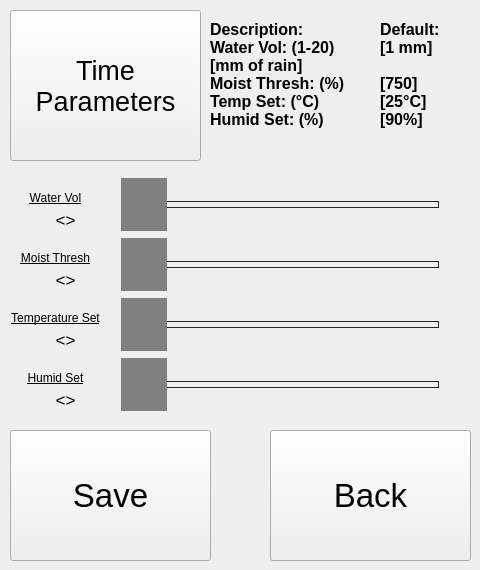
   <widget class="QWidget" name="irrigation_page">
    <widget class="QPushButton" name="irrigation_back_btn">
     <property name="geometry">
      <rect>
       <x>270</x>
       <y>430</y>
       <width>201</width>
       <height>131</height>
      </rect>
     </property>
     <property name="font">
      <font>
       <family>Segoe UI</family>
       <pointsize>25</pointsize>
       <bold>false</bold>
      </font>
     </property>
     <property name="text">
      <string>Back</string>
     </property>
    </widget>
    <widget class="QPushButton" name="wateringtime_page_btn">
     <property name="geometry">
      <rect>
       <x>10</x>
       <y>10</y>
       <width>191</width>
       <height>151</height>
      </rect>
     </property>
     <property name="font">
      <font>
       <family>Segoe UI</family>
       <pointsize>20</pointsize>
       <bold>false</bold>
      </font>
     </property>
     <property name="text">
      <string>Time
Parameters</string>
     </property>
    </widget>
    <widget class="QPushButton" name="irrigation_save_btn">
     <property name="geometry">
      <rect>
       <x>10</x>
       <y>430</y>
       <width>201</width>
       <height>131</height>
      </rect>
     </property>
     <property name="font">
      <font>
       <family>Segoe UI</family>
       <pointsize>25</pointsize>
       <bold>false</bold>
      </font>
     </property>
     <property name="text">
      <string>Save</string>
     </property>
    </widget>
    <widget class="QSlider" name="watervol_slider">
     <property name="geometry">
      <rect>
       <x>120</x>
       <y>170</y>
       <width>331</width>
       <height>68</height>
      </rect>
     </property>
     <property name="sizePolicy">
      <sizepolicy hsizetype="Expanding" vsizetype="Fixed">
       <horstretch>0</horstretch>
       <verstretch>0</verstretch>
      </sizepolicy>
     </property>
     <property name="styleSheet">
      <string notr="true">.QSlider {
    min-height: 68px;
    max-height: 68px;
}

.QSlider::groove:horizontal {
    border: 1px solid #262626;
    height: 5px;
    margin: 0 12px;
}

.QSlider::handle:horizontal {
    background: Grey;
    width: 46px;
    height: 100px;
	margin: -24px -12px
}</string>
     </property>
     <property name="minimum">
      <number>1</number>
     </property>
     <property name="maximum">
      <number>20</number>
     </property>
     <property name="orientation">
      <enum>Qt::Orientation::Horizontal</enum>
     </property>
     <property name="invertedAppearance">
      <bool>false</bool>
     </property>
    </widget>
    <widget class="QLabel" name="watervol_label">
     <property name="geometry">
      <rect>
       <x>20</x>
       <y>190</y>
       <width>71</width>
       <height>16</height>
      </rect>
     </property>
     <property name="font">
      <font>
       <family>Segoe UI</family>
       <bold>false</bold>
       <underline>true</underline>
      </font>
     </property>
     <property name="text">
      <string>Water Vol</string>
     </property>
     <property name="alignment">
      <set>Qt::AlignmentFlag::AlignCenter</set>
     </property>
    </widget>
    <widget class="QLabel" name="moistthresh_label">
     <property name="geometry">
      <rect>
       <x>20</x>
       <y>250</y>
       <width>71</width>
       <height>16</height>
      </rect>
     </property>
     <property name="font">
      <font>
       <family>Segoe UI</family>
       <bold>false</bold>
       <underline>true</underline>
      </font>
     </property>
     <property name="text">
      <string>Moist Thresh</string>
     </property>
     <property name="alignment">
      <set>Qt::AlignmentFlag::AlignCenter</set>
     </property>
    </widget>
    <widget class="QSlider" name="moistthresh_slider">
     <property name="geometry">
      <rect>
       <x>120</x>
       <y>230</y>
       <width>331</width>
       <height>68</height>
      </rect>
     </property>
     <property name="styleSheet">
      <string notr="true">.QSlider {
    min-height: 68px;
    max-height: 68px;
}

.QSlider::groove:horizontal {
    border: 1px solid #262626;
    height: 5px;
    margin: 0 12px;
}

.QSlider::handle:horizontal {
    background: Grey;
    width: 46px;
    height: 100px;
	margin: -24px -12px
}</string>
     </property>
     <property name="minimum">
      <number>300</number>
     </property>
     <property name="maximum">
      <number>1000</number>
     </property>
     <property name="orientation">
      <enum>Qt::Orientation::Horizontal</enum>
     </property>
    </widget>
    <widget class="QSlider" name="tempset_slider">
     <property name="geometry">
      <rect>
       <x>120</x>
       <y>290</y>
       <width>331</width>
       <height>68</height>
      </rect>
     </property>
     <property name="styleSheet">
      <string notr="true">.QSlider {
    min-height: 68px;
    max-height: 68px;
}

.QSlider::groove:horizontal {
    border: 1px solid #262626;
    height: 5px;
    margin: 0 12px;
}

.QSlider::handle:horizontal {
    background: Grey;
    width: 46px;
    height: 100px;
	margin: -24px -12px
}</string>
     </property>
     <property name="minimum">
      <number>5</number>
     </property>
     <property name="maximum">
      <number>30</number>
     </property>
     <property name="orientation">
      <enum>Qt::Orientation::Horizontal</enum>
     </property>
    </widget>
    <widget class="QSlider" name="humidset_slider">
     <property name="geometry">
      <rect>
       <x>120</x>
       <y>350</y>
       <width>331</width>
       <height>68</height>
      </rect>
     </property>
     <property name="styleSheet">
      <string notr="true">.QSlider {
    min-height: 68px;
    max-height: 68px;
}

.QSlider::groove:horizontal {
    border: 1px solid #262626;
    height: 5px;
    margin: 0 12px;
}

.QSlider::handle:horizontal {
    background: Grey;
    width: 46px;
    height: 100px;
	margin: -24px -12px
}</string>
     </property>
     <property name="minimum">
      <number>1</number>
     </property>
     <property name="maximum">
      <number>100</number>
     </property>
     <property name="orientation">
      <enum>Qt::Orientation::Horizontal</enum>
     </property>
    </widget>
    <widget class="QLabel" name="tempset_label">
     <property name="geometry">
      <rect>
       <x>10</x>
       <y>310</y>
       <width>91</width>
       <height>16</height>
      </rect>
     </property>
     <property name="font">
      <font>
       <family>Segoe UI</family>
       <bold>false</bold>
       <underline>true</underline>
      </font>
     </property>
     <property name="text">
      <string>Temperature Set</string>
     </property>
     <property name="alignment">
      <set>Qt::AlignmentFlag::AlignCenter</set>
     </property>
    </widget>
    <widget class="QLabel" name="humidset_label">
     <property name="geometry">
      <rect>
       <x>20</x>
       <y>370</y>
       <width>71</width>
       <height>16</height>
      </rect>
     </property>
     <property name="font">
      <font>
       <family>Segoe UI</family>
       <bold>false</bold>
       <underline>true</underline>
      </font>
     </property>
     <property name="text">
      <string>Humid Set</string>
     </property>
     <property name="alignment">
      <set>Qt::AlignmentFlag::AlignCenter</set>
     </property>
    </widget>
    <widget class="QLabel" name="irrigation_description_label">
     <property name="geometry">
      <rect>
       <x>210</x>
       <y>20</y>
       <width>161</width>
       <height>161</height>
      </rect>
     </property>
     <property name="font">
      <font>
       <family>Segoe UI</family>
       <pointsize>12</pointsize>
       <bold>true</bold>
      </font>
     </property>
     <property name="text">
      <string>Description:
Water Vol: (1-20) [mm of rain]
Moist Thresh: (%)
Temp Set: (°C)
Humid Set: (%) </string>
     </property>
     <property name="alignment">
      <set>Qt::AlignmentFlag::AlignLeading|Qt::AlignmentFlag::AlignLeft|Qt::AlignmentFlag::AlignTop</set>
     </property>
     <property name="wordWrap">
      <bool>true</bool>
     </property>
    </widget>
    <widget class="QLabel" name="irrigation_description_label_2">
     <property name="geometry">
      <rect>
       <x>380</x>
       <y>20</y>
       <width>91</width>
       <height>161</height>
      </rect>
     </property>
     <property name="font">
      <font>
       <family>Segoe UI</family>
       <pointsize>12</pointsize>
       <bold>true</bold>
      </font>
     </property>
     <property name="text">
      <string>Default:
[1 mm]

[750]
[25°C]
[90%]</string>
     </property>
     <property name="alignment">
      <set>Qt::AlignmentFlag::AlignLeading|Qt::AlignmentFlag::AlignLeft|Qt::AlignmentFlag::AlignTop</set>
     </property>
     <property name="wordWrap">
      <bool>true</bool>
     </property>
    </widget>
    <widget class="QLabel" name="watervol_indicator">
     <property name="geometry">
      <rect>
       <x>20</x>
       <y>210</y>
       <width>91</width>
       <height>20</height>
      </rect>
     </property>
     <property name="font">
      <font>
       <family>Segoe UI</family>
       <pointsize>13</pointsize>
       <bold>false</bold>
       <underline>false</underline>
      </font>
     </property>
     <property name="text">
      <string>&lt;&lt;value&gt;&gt;</string>
     </property>
     <property name="alignment">
      <set>Qt::AlignmentFlag::AlignCenter</set>
     </property>
    </widget>
    <widget class="QLabel" name="moistthresh_idicator">
     <property name="geometry">
      <rect>
       <x>20</x>
       <y>270</y>
       <width>91</width>
       <height>20</height>
      </rect>
     </property>
     <property name="font">
      <font>
       <family>Segoe UI</family>
       <pointsize>13</pointsize>
       <bold>false</bold>
      </font>
     </property>
     <property name="text">
      <string>&lt;&lt;value&gt;&gt;</string>
     </property>
     <property name="alignment">
      <set>Qt::AlignmentFlag::AlignCenter</set>
     </property>
    </widget>
    <widget class="QLabel" name="tempset_indicator">
     <property name="geometry">
      <rect>
       <x>20</x>
       <y>330</y>
       <width>91</width>
       <height>20</height>
      </rect>
     </property>
     <property name="font">
      <font>
       <family>Segoe UI</family>
       <pointsize>13</pointsize>
       <bold>false</bold>
      </font>
     </property>
     <property name="text">
      <string>&lt;&lt;value&gt;&gt;</string>
     </property>
     <property name="alignment">
      <set>Qt::AlignmentFlag::AlignCenter</set>
     </property>
    </widget>
    <widget class="QLabel" name="humidset_indicator">
     <property name="geometry">
      <rect>
       <x>20</x>
       <y>390</y>
       <width>91</width>
       <height>20</height>
      </rect>
     </property>
     <property name="font">
      <font>
       <family>Segoe UI</family>
       <pointsize>13</pointsize>
       <bold>false</bold>
      </font>
     </property>
     <property name="text">
      <string>&lt;&lt;value&gt;&gt;</string>
     </property>
     <property name="alignment">
      <set>Qt::AlignmentFlag::AlignCenter</set>
     </property>
    </widget>
   </widget>
